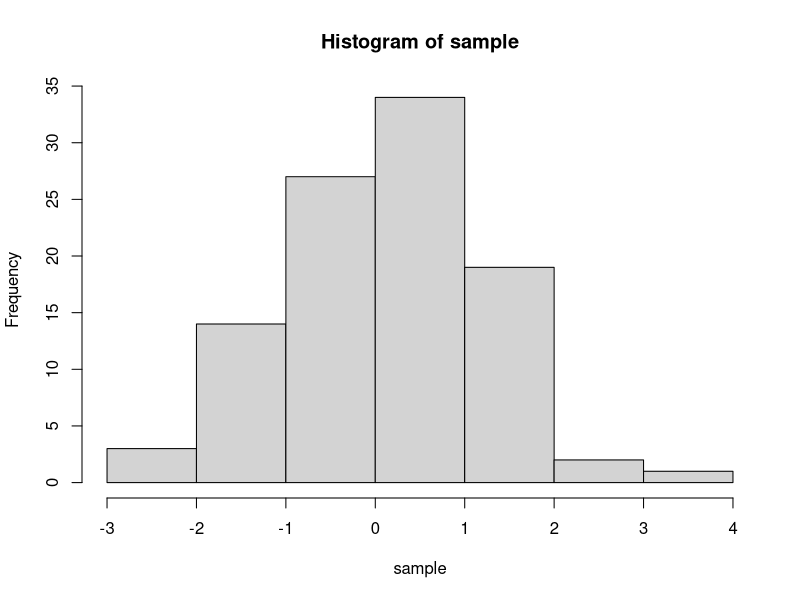
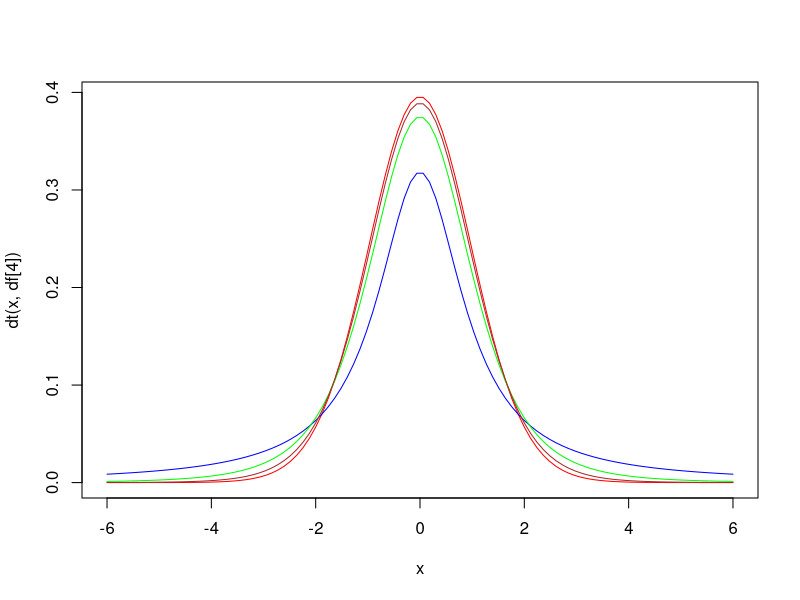
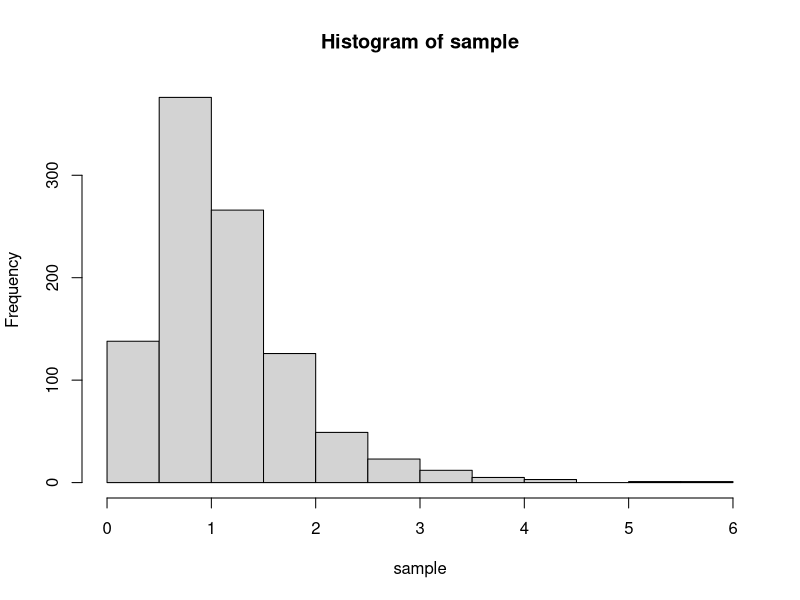

Write R code to recreate these figures, in order.
#t distribution ke t function and r for random function
#parameter -> degree of freedom,df
#rt(n,df)
n=100
df=n-1
sample<-rt(n,df)
hist(sample)

#q2
#chi-square distribution
#rchisq(n,df)
n=100
df=c(2,10,25)
sample1=rchisq(n,df[1])
sample2=rchisq(n,df[2])
sample3=rchisq(n,df[3])

#3
x<-seq(-6,6,length=100)
df=c(1,4,10,30)
dt(x,df[1])
dt(x,df[2])
dt(x,df[3])
dt(x,df[4])
plot(x,dt(x,df[4]),type ="l",col="red")
color=c("blue","green","brown")
for (i in 1:3)
  lines(x,dt(x,df[i]),col=color[i])

#4
#d
#f-distribution me do degree of freedom use hote h
#df1 and df2
#f(n,df1,df2)
n=1000
v1=10
v2=20
sample=rf(n,df1=v1,df2=v2)
hist(sample)
      
#b
v1=10
v2=20
pf(1.5,v1,v2)
pf(1.5,v1,v2,lower.tail = FALSE)

#a
#95th quantile probability is 0.95
#we will use q function 
v1=10
v2=20
qf(0.95,v1,v2)

#c
v1=10
v2=20
q<-c(0.25,0.5,0.75,0.999)
qf(q[1],v1,v2)
qf(q[2],v1,v2)
qf(q[3],v1,v2)
qf(q[4],v1,v2)
